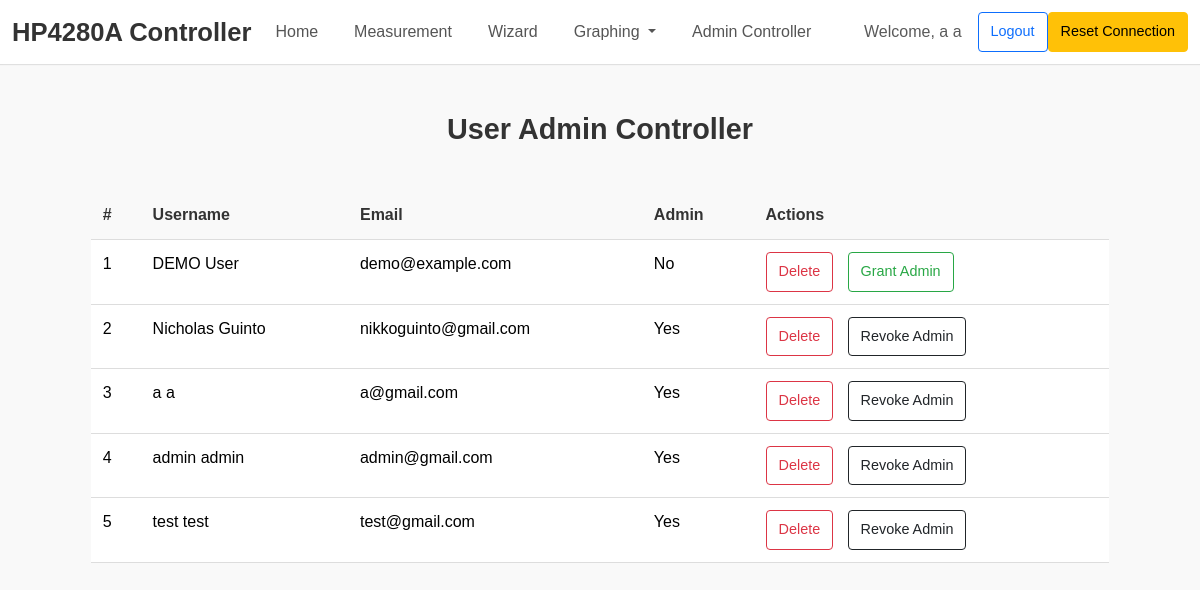
The app's page /documentation (signed in) with its own data.
### tables this page shows
CREATE TABLE users (
            id INTEGER PRIMARY KEY AUTOINCREMENT,
            first_name TEXT NOT NULL,
            last_name TEXT NOT NULL,
            email TEXT NOT NULL,
            password TEXT NOT NULL,
            is_admin INTEGER NOT NULL DEFAULT 0
        );

### main.py (the view, shortened to what this page needs)
@app.route('/documentation', methods=["GET", "POST"])
def documentation():
    if 'email' not in session:
        flash("Please log in to access this page.", "error")
        return redirect(url_for("login"))
    user = get_user_by_email(session['email'])
    if not user:
        flash("User not found. Please log in again.", "error")
        return redirect(url_for("login"))
    if user[5] == 0:  # Check the `is_admin` value
        flash("You do not have permission to access this page.", "error")
        return redirect(url_for("login"))
    conn = sqlite3.connect(DB_path)
    cursor = conn.cursor()
    cursor.execute("SELECT first_name, last_name, email, id, is_admin FROM users")
    users = cursor.fetchall()
    conn.close()
    return render_template("documentation.html", users=users)

### database.py (called while the page is built)
def get_user_by_email(email):
    conn = sqlite3.connect(DB_path)
    cursor = conn.cursor()
    cursor.execute('''
        SELECT * FROM users WHERE email = ?
    ''', (email,))
    user = cursor.fetchone()
    conn.close()
    return user

### main.py (called while the page is built)
@app.context_processor
def inject_user_info():
    if 'email' in session:
        user = get_user_by_email(session['email'])
        if user:
            return {'username': f"{user[1]} {user[2]}", 'user_id': user[0], 'email': user[3]}
    return {'username': None, 'user_id': None, 'email': None}

### templates/documentation.html (shortened to what this page needs)
{% extends "base.html" %}
{% block content %}
<h3 class="text-center mt-5 mb-4">User Admin Controller</h3>
<div class="table-container">
    <table class="table">
        <thead>
            <tr>
                <th>#</th>
                <th>Username</th>
                <th>Email</th>
                <th>Admin</th>
                <th>Actions</th>
            </tr>
        </thead>
        <tbody>
            {% for user in users %}
            <tr>
                <td>{{ loop.index }}</td>
                <td>{{ user[0] }} {{ user[1] }}</td>
                <td>{{ user[2] }}</td>
                <td>{{ "Yes" if user[4] == 1 else "No" }}</td>
                <td class="action-buttons">
                    <form method="POST" action="{{ url_for('documentation') }}" style="display:inline;" onsubmit="return confirmDelete()">
                        <button type="submit" name="action" value="delete" class="btn btn-outline-danger" >Delete</button>
                    </form>
                    {% if user[4] == 0 %}
                    <form method="POST" action="{{ url_for('documentation') }}" style="display:inline;">
                        <button type="submit" name="action" value="grant_admin" class="btn btn-outline-success btn-sm">Grant Admin</button>
                    </form>
                    {% else %}
                    <form method="POST" action="{{ url_for('documentation') }}" style="display:inline;" onsubmit="return confirmRevokeAdmin()">
                        <button type="submit" name="action" value="revoke_admin" class="btn btn-outline-dark btn-sm \">Revoke Admin</button>
                    </form>
                    {% endif %}
                </td>
            </tr>
            {% endfor %}
        </tbody>
    </table>
</div>
{% endblock %}

### templates/base.html (shortened to what this page needs)
<!DOCTYPE html>
<html>
<head>
    <link rel="stylesheet" href="https://cdnjs.cloudflare.com/ajax/libs/font-awesome/4.7.0/css/font-awesome.min.css">
    <link href="https://cdn.jsdelivr.net/npm/bootstrap@5.3.5/dist/css/bootstrap.min.css" rel="stylesheet">
</head>
<body>
    {% if email %}
    <nav class="navbar navbar-expand-lg navbar-light">
        <div class="container-fluid">
            {% if email == "demo@example.com" %}
                <span class="navbar-brand text-danger fw-bold">DEMO MODE</span>
            {% else %}
                <a class="navbar-brand" href="/contributions">HP4280A Controller</a>
            {% endif %}
            <div class="collapse navbar-collapse" id="navbarSupportedContent">
                <ul class="navbar-nav me-auto mb-2 mb-lg-0">
                    <li class="nav-item">
                        <a class="nav-link" aria-current="page" href="/">Home</a>
                    </li>
                    <li class="nav-item">
                        <a class="nav-link" href="/measurement">Measurement</a>
                    </li>
                    <li class="nav-item">
                        <a class="nav-link" href="/wizard">Wizard</a>
                    </li>
                    <li class="nav-item dropdown">
                        <a class="nav-link dropdown-toggle" href="#" id="navbarDropdown" role="button" aria-haspopup="true" aria-expanded="false">
                          Graphing
                        </a>
                    </li>
                    <li class="nav-item">
                        <a class="nav-link" href="/documentation">Admin Controller</a>
                    </li>
                </ul>
                <div class="d-flex">
                    <span class="navbar-text me-3">Welcome, {{ username }}</span>
                    <a class="btn btn-outline-primary" href="/logout" role="button">Logout</a>
                    <form action="{{ url_for('reset_connection') }}" method="POST" class="d-flex">
                        <button type="submit" class="btn btn-warning">Reset Connection</button>
                    </form>
                </div>
            </div>
        </div>
    </nav>
    {% endif %}
    <div class="container-fluid">
        {% block content %}
        {% endblock %}
    </div>
</body>
</html>

### templates/base.html (style rules this page uses)
.navbar { background-color: #fff; box-shadow: 0 1px 1px rgba(0, 0, 0, 0.1); }
.navbar .navbar-brand { font-size: 1.6rem; font-weight: 600; color: #333; transition: color 0.3s ease; }
.navbar-nav .nav-link { color: #555; font-weight: 500; margin-right: 20px; transition: color 0.3s ease; }

### templates/documentation.html (style rules this page uses)
body { font-family: 'Helvetica', 'Arial', sans-serif; background-color: #f9f9f9; color: #333; }
h3 { font-size: 1.8rem; font-weight: 600; color: #333; }
.table-container { max-width: 90%; margin: 0 auto; padding: 20px; margin-top: 20px; }
.table { width: 100%; border-collapse: collapse; font-size: 1rem; }
.table th, .table td { padding: 12px; text-align: left; border-bottom: 1px solid #ddd; }
.table th { font-weight: bold; color: #333; background-color: transparent; }
.action-buttons form { display: inline-block; margin-right: 10px; }
.btn { padding: 8px 12px; border-radius: 4px; font-size: 0.9rem; cursor: pointer; transition: background-color 0.3s ease, transform 0.2s ease; }
.btn-outline-success { border: 1px solid #28a745; background-color: transparent; color: #28a745; }

### records on screen
users: first_name "DEMO", last_name "User", email "demo@example.com", is_admin "No"
users: first_name "Nicholas", last_name "Guinto", email "nikkoguinto@gmail.com", is_admin "Yes"
users: first_name "a", last_name "a", email "a@gmail.com", is_admin "Yes"
users: first_name "admin", last_name "admin", email "admin@gmail.com", is_admin "Yes"
users: first_name "test", last_name "test", email "test@gmail.com", is_admin "Yes"

### other values on screen
{{ username }} "a a"
